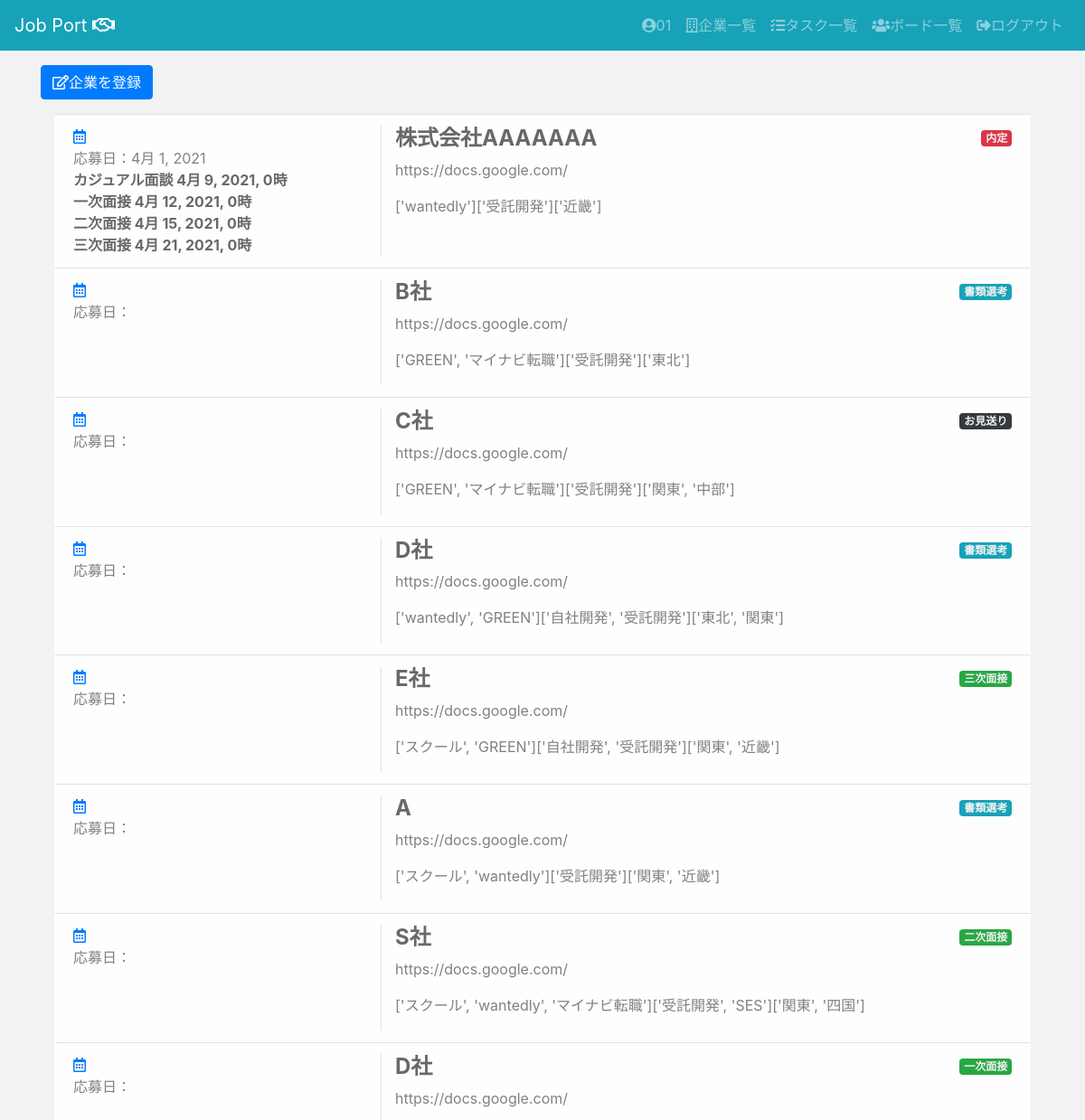
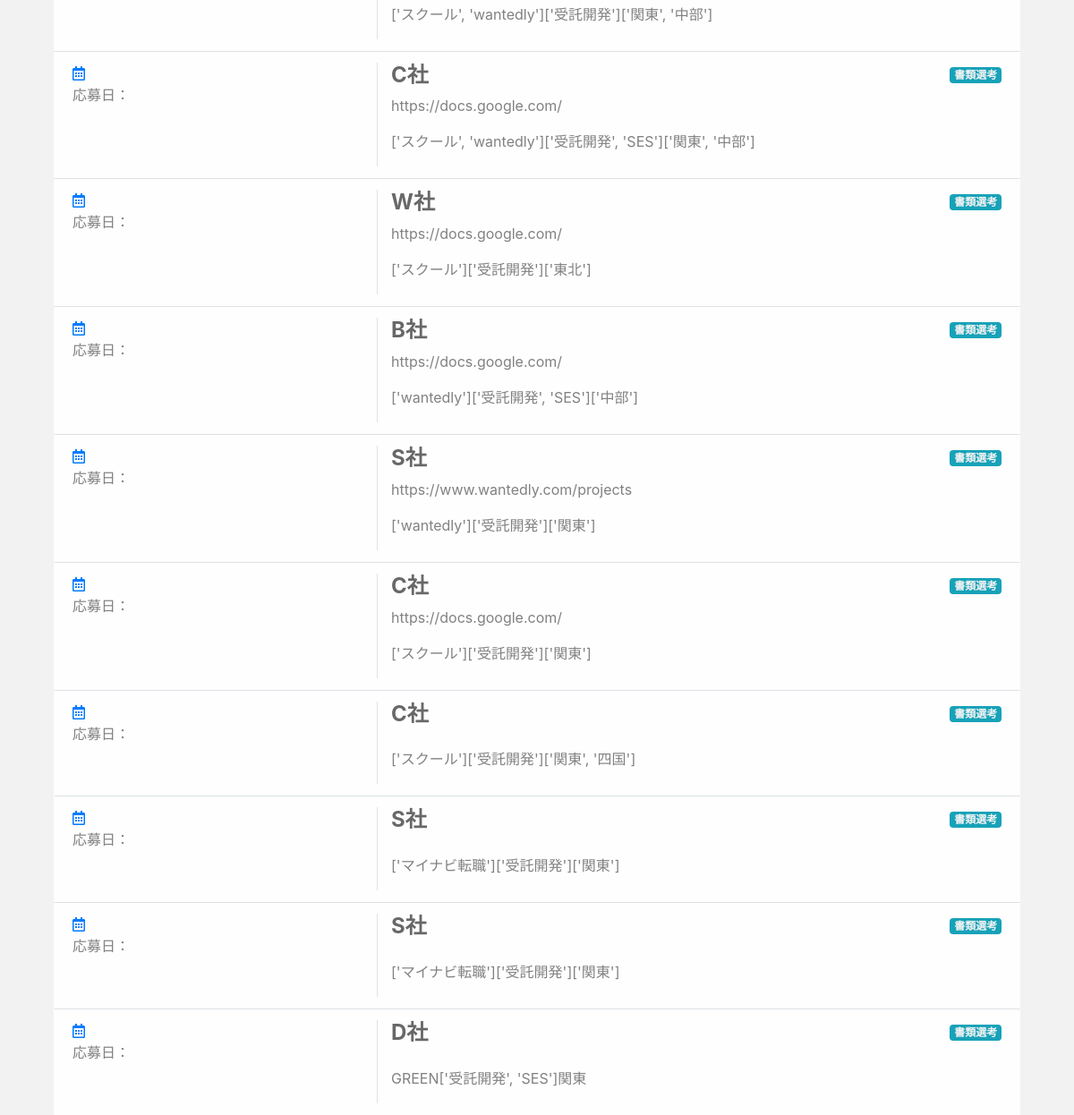
The page /jpapp/companies/ (signed in) on the database its author committed (2 pictures, top to bottom).
### jpapp/models.py (models this page shows, shortened)
class Company(models.Model):
    company_name = models.CharField(max_length=200,)
    url = models.URLField(blank=True,null=True,)
    route = models.IntegerField(
        choices = CHOICE1,
        blank=True,
        null=True,
    )
    business_form = models.TextField(blank=True,null=True,)
    location = models.IntegerField(
        choices = CHOICE2,
        blank=True,
        null=True,
    )
    description = models.TextField(blank=True,null=True,)
    phase = models.IntegerField(
        choices = CHOICE3,
        default='0',
    )
    application_date = models.DateField(blank=True,null=True,)
    user = models.ForeignKey(User, on_delete=models.CASCADE)

class Interview(models.Model):
    interview_phase = models.IntegerField(
      choices = CHOICE4,
      default='0'
    )
    interview_datetime = models.DateTimeField()
    interview_description = models.TextField()
    company = models.ForeignKey(Company, on_delete=models.CASCADE)
    user = models.ForeignKey(User, on_delete=models.CASCADE)

### jpapp/views.py (the view)
# urls.py: path("companies/", views.CompanyListView.as_view(), name="companies_list"),
class CompanyListView(LoginRequiredMixin, ListView):
    model = Company
    template_name = "jpapp/companies/list.html"

### templates/jpapp/companies/list.html
{% extends "jpapp/base.html" %}
{% block content %}
<div class="container">
  <a class="btn btn-primary my-3" href="{% url 'jpapp:companies_create' %}" role="button"><i class="far fa-edit"></i>企業を登録</a>
  <div class="container">
  {% for list in company_list %}
  <div class="alert alert-light border-top rounded-0" role="alert">
    <div class="row">
      <div class="col-sm-4 border-right">
        <a href="{% url 'jpapp:interviews_create' %}"><i class="far fa-calendar-alt"></i></a><br>
        応募日：{{ list.application_date|default_if_none:" " }}<br>
        {% for interview in list.interview_set.all %}
        <a href="{% url 'jpapp:interviews_detail' interview.pk %}" class="alert-link">{{ interview.get_interview_phase_display }} {{ interview.interview_datetime }}</a><br>
        {% endfor %}
      </div>
      <div class="col-sm-8">
        <div class="company_title">
          <div>
            <h4><a href="{% url 'jpapp:companies_detail'  list.pk %}" class="alert-link">{{ list.company_name }}</a></h4>
          </div>
          <div>
            {% if list.phase == 7 %}
            <span class="badge bg-dark">{{ list.get_phase_display }}</span>
            {% elif list.phase == 6 %}
            <span class="badge bg-danger">{{ list.get_phase_display }}</span>
            {% elif list.phase == 0 %}
            <span class="badge bg-info">{{ list.get_phase_display }}</span>
            {% else %}
            <span class="badge bg-success">{{ list.get_phase_display }}</span>
            {% endif %}
          </div>
        </div>
        <div>
          <p>{{ list.url|default_if_none:" "  }}</p>
          <p>{{ list.get_route_display }}{{ list.business_form }}{{ list.get_location_display }}</p>
        </div>
      </div>
    </div>
  </div>
  {% endfor %}
</div>
{% endblock %}

### templates/jpapp/base.html (shortened to what this page needs)
{% load static %}
<!doctype html>
<html lang="ja">
  <head>
    <link rel="stylesheet" href="https://stackpath.bootstrapcdn.com/bootstrap/4.3.1/css/bootstrap.min.css">
    <link href="https://use.fontawesome.com/releases/v5.6.1/css/all.css" rel="stylesheet">
    <link rel="stylesheet" type="text/css" href="{% static 'jpapp/custom.css' %}">
    <link href="https://use.fontawesome.com/releases/v5.6.1/css/all.css" rel="stylesheet">
  </head>
  <body>
    <header>
      <nav class="navbar navbar-expand-lg navbar-dark bg-info">
        <a class="navbar-brand" href="{% url 'jpapp:index' %}">Job Port <i class="far fa-handshake"></i></a>
        <div class="collapse navbar-collapse" id="navbarSupportedContent">
          <ul class="navbar-nav">
            {% if request.user.is_authenticated %}
            <li class="nav-item">
              <a class="nav-link" href="{% url 'jpapp:users_detail' request.user.pk %}"><i class="fas fa-user-circle"></i>{{ request.user.username }}</a>
            </li>
            <li class="nav-item">
              <a class="nav-link" href="{% url 'jpapp:companies_list' %}"><i class="far fa-building"></i>企業一覧</a>
            </li>
            <li class="nav-item">
              <a class="nav-link" href="{% url 'jpapp:tasks_list' %}"><i class="fas fa-tasks"></i>タスク一覧</a>
            </li>
            <li class="nav-item">
              <a class="nav-link" href="{% url 'jpapp:boards_list' %}"><i class="fas fa-users"></i>ボード一覧</a>
            </li>
            <li class="nav-item">
              <a class="nav-link" href="{% url 'logout' %}"><i class="fas fa-sign-out-alt"></i>ログアウト</a>
            </li>
            {% endif %}
          </ul>
        </div>
      </nav>
    </header>
    <main>
      {% block content %}
      {% endblock %}
    </main>
  </body>
</html>

### static/jpapp/custom.css (style rules this page uses)
body { background-color: #F2F2F2; }
.alert { margin-bottom: 0rem; }
.badge { color: #F2F2F2; }
.company_title { display: flex; justify-content: space-between; }

### rows shown on the page
Company: application_date "4月 1, 2021", company_name "株式会社AAAAAAA", phase "内定", url "https://docs.google.com/", route "['wantedly']", business_form "['受託開発']", location "['近畿']"
Interview: interview_phase "カジュアル面談", interview_datetime "4月 9, 2021, 0時"
Interview: interview_phase "一次面接", interview_datetime "4月 12, 2021, 0時"
Interview: interview_phase "二次面接", interview_datetime "4月 15, 2021, 0時"
Interview: interview_phase "三次面接", interview_datetime "4月 21, 2021, 0時"
Company: company_name "B社", phase "書類選考", url "https://docs.google.com/", route "['GREEN', 'マイナビ転職']", business_form "['受託開発']", location "['東北']"
Company: company_name "C社", phase "お見送り", url "https://docs.google.com/", route "['GREEN', 'マイナビ転職']", business_form "['受託開発']", location "['関東', '中部']"
Company: company_name "D社", phase "書類選考", url "https://docs.google.com/", route "['wantedly', 'GREEN']", business_form "['自社開発', '受託開発']", location "['東北', '関東']"
Company: company_name "E社", phase "三次面接", url "https://docs.google.com/", route "['スクール', 'GREEN']", business_form "['自社開発', '受託開発']", location "['関東', '近畿']"
Company: company_name "A", phase "書類選考", url "https://docs.google.com/", route "['スクール', 'wantedly']", business_form "['受託開発']", location "['関東', '近畿']"
Company: company_name "S社", phase "二次面接", url "https://docs.google.com/", route "['スクール', 'wantedly', 'マイナビ転職']", business_form "['受託開発', 'SES']", location "['関東', '四国']"
Company: company_name "D社", phase "一次面接", url "https://docs.google.com/", route "['スクール', 'wantedly']", business_form "['受託開発']", location "['関東', '中部']"
Company: company_name "C社", phase "書類選考", url "https://docs.google.com/", route "['スクール', 'wantedly']", business_form "['受託開発', 'SES']", location "['関東', '中部']"
Company: company_name "W社", phase "書類選考", url "https://docs.google.com/", route "['スクール']", business_form "['受託開発']", location "['東北']"
Company: company_name "B社", phase "書類選考", url "https://docs.google.com/", route "['wantedly']", business_form "['受託開発', 'SES']", location "['中部']"
Company: company_name "S社", phase "書類選考", url "https://www.wantedly.com/projects", route "['wantedly']", business_form "['受託開発']", location "['関東']"
Company: company_name "C社", phase "書類選考", url "https://docs.google.com/", route "['スクール']", business_form "['受託開発']", location "['関東']"
Company: company_name "C社", phase "書類選考", route "['スクール']", business_form "['受託開発']", location "['関東', '四国']"
Company: company_name "S社", phase "書類選考", route "['マイナビ転職']", business_form "['受託開発']", location "['関東']"
Company: company_name "S社", phase "書類選考", route "['マイナビ転職']", business_form "['受託開発']", location "['関東']"
Company: company_name "D社", phase "書類選考", route "GREEN", business_form "['受託開発', 'SES']", location "関東"

### other values the page prints
{{ request.user.username }} "01"
